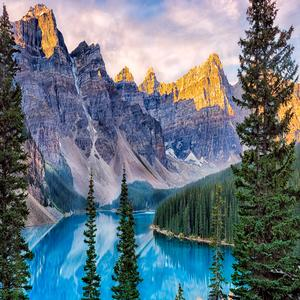
#> input picture python/image_compression/resize_image.jpg, 300 x 300 px
$ python main.py
#> lines starting #> are read from the running program, lines starting #| are printed output that depends on the picture; after the words box and inside, x2 and y2 are one past the last pixel; in counts of white or black regions, pixels touching at a corner belong together
# pip install opencv-python
# pip install numpy
# pip install tk

import cv2
import numpy as np
from tkinter.filedialog import *

photo = askopenfilename()
#> the answer given: ../image_compression/resize_image.jpg
img = cv2.imread(photo)
#> img is the input picture: shape (300, 300, 3); mean B, G, R 126, 116.1, 101.6

grey = cv2.cvtColor(img,  cv2.COLOR_BGR2GRAY)
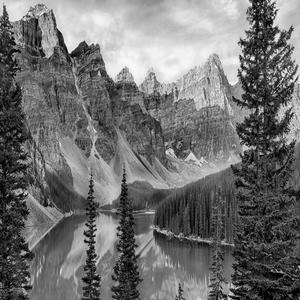
#> grey: shape (300, 300); min 0, max 254, mean 112.9
grey = cv2.medianBlur(grey, 5)
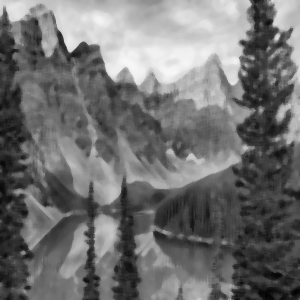
#> grey: shape (300, 300); min 2, max 247, mean 112.5
edges = cv2.adaptiveThreshold(grey, 255, cv2.ADAPTIVE_THRESH_MEAN_C, cv2.THRESH_BINARY, 9,9)
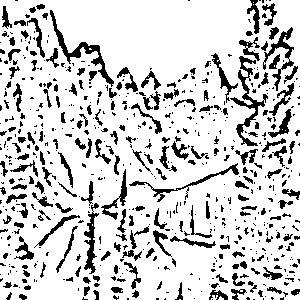
#> edges: shape (300, 300); 82.2% white; 642 black regions (449 under 20 px), largest, box (x1, y1, x2, y2) and area: (230, 56, 268, 146) 717, (50, 10, 114, 87) 662, (263, 27, 294, 91) 454

# cartoonize
color = cv2.bilateralFilter(img, 9, 250, 250)
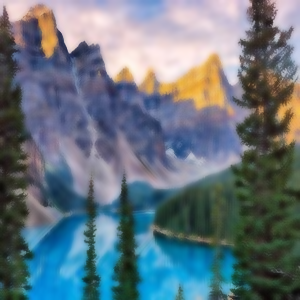
#> color: shape (300, 300, 3); mean B, G, R 125.8, 116, 101.5
cartoon = cv2.bitwise_and(color, color, mask=edges)
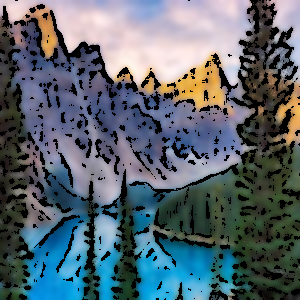
#> cartoon: shape (300, 300, 3); mean B, G, R 110.3, 101.5, 89.1

cv2.imshow("Image", img)
cv2.imshow("Cartoon", cartoon)

#save
cv2.imreadmulti("cartoon.png", cartoon)
cv2.waitKey(0)
cv2.destroyAllWindows()
